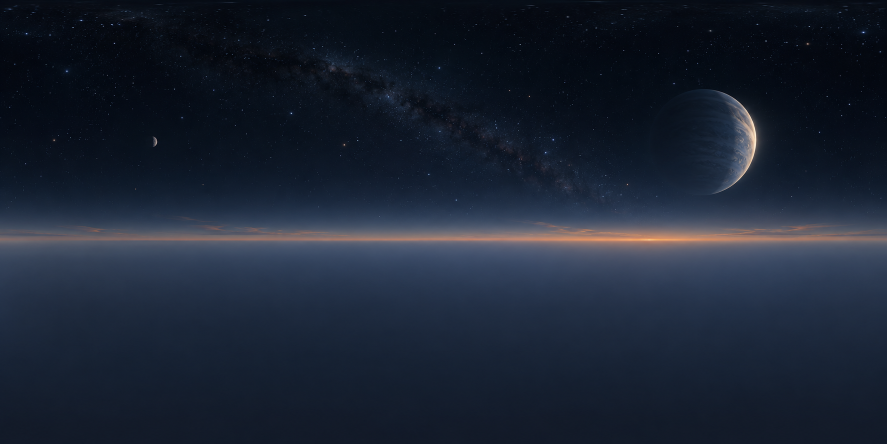
#> input picture Aegis Reach/Design/First Light/Sky/vesper-orbital-panorama.png, 1774 x 887 px (shown at 1/2 size)
$ python build_vesper_sky.py
#> lines starting #> are read from the running program, lines starting #| are printed output that depends on the picture
"""Project an original lat-long sky into MAX's native DDS cubemap format.

This is texture-format conversion, not a native game render. The source panorama
is retained unchanged. D3D face order: +X, -X, +Y, -Y, +Z, -Z. Longitude zero is
world +Z (north), increasing toward +X. No licensed sky textures are used.
"""
from pathlib import Path
import math
import struct
import numpy as np
from PIL import Image, ImageDraw

ROOT = Path(__file__).resolve().parent.parent
SOURCE = ROOT/'Aegis Reach/Design/First Light/Sky/vesper-orbital-panorama.png'
DEST = ROOT/'Aegis Reach/Files/skybank/vesper_orbital'
SIZE = 1024


def sample(source, x, y, z):
    """Bilinear periodic-longitude sampling with pixel-center coordinates."""
    h, w = source.shape[:2]
    norm = np.sqrt(x*x+y*y+z*z)
    u = (np.arctan2(x,z)/(2*np.pi)) % 1
    v = np.arccos(np.clip(y/norm,-1,1))/np.pi
    sx = u*w-.5
    sy = np.clip(v*h-.5,0,h-1)
    ix = np.floor(sx).astype(int); iy = np.floor(sy).astype(int)
    fx = (sx-ix)[...,None]; fy = (sy-iy)[...,None]
    a = source[iy,ix%w]*(1-fx)+source[iy,(ix+1)%w]*fx
    b = source[np.minimum(iy+1,h-1),ix%w]*(1-fx)+source[np.minimum(iy+1,h-1),(ix+1)%w]*fx
    return np.clip(a*(1-fy)+b*fy,0,255).astype('uint8')


def directions(face, size):
    q = (np.arange(size,dtype=np.float32)+.5)*2/size-1
    u,v = np.meshgrid(q,q); one = np.ones_like(u)
    return ((one,-v,-u),(-one,-v,u),(u,one,v),
            (u,-one,-v),(u,-v,one),(-u,-v,-one))[face]


def write_cube(path, faces):
    n = faces[0].width
    levels = int(math.log2(n))+1
    # Legacy RGBA8 DDS; all six faces, complete face-major mip chain.
    header = [124,0x2100F,n,n,n*4,0,levels]+[0]*11
    header += [32,0x41,0,32,0xff,0xff00,0xff0000,0xff000000]
    header += [0x401008,0xfe00,0,0,0]
    with path.open('wb') as f:
        f.write(b'DDS '+struct.pack('<31I',*header))
        for face in faces:
            for level in range(levels):
                edge = max(1,n>>level)
                mip = face if level==0 else face.resize((edge,edge),Image.Resampling.BOX)
                f.write(mip.convert('RGBA').tobytes())


def build():
    source = np.asarray(Image.open(SOURCE).convert('RGB'),dtype=np.float32)
    assert source.shape[1] == source.shape[0]*2, 'sky must cover the full sphere'
    faces = [Image.fromarray(sample(source,*directions(i,SIZE))) for i in range(6)]
#> in sample, `u = (np.arctan2(x,z)/(2*np.pi)) % 1`: x: shape (1024, 1024) float32; every value is 1
#> in sample, `iy = np.floor(sy).astype(int)`:
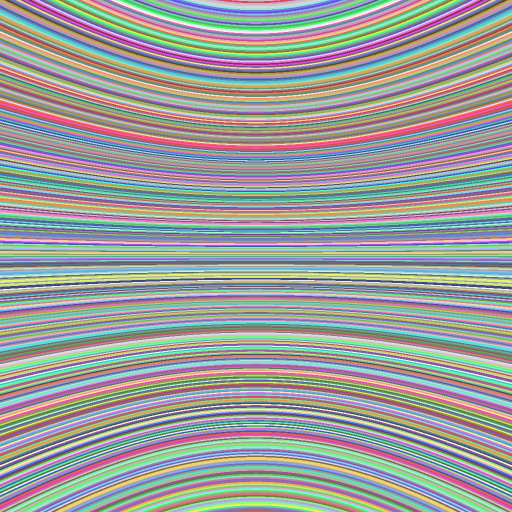
#> iy: shape (1024, 1024) int64 (shown at 1/2 size); 444 distinct labels, from 221 to 664; one colour per label, 0 black
#> in sample, `a = source[iy,ix%w]*(1-fx)+source[iy,(ix+1)%w]*fx`:
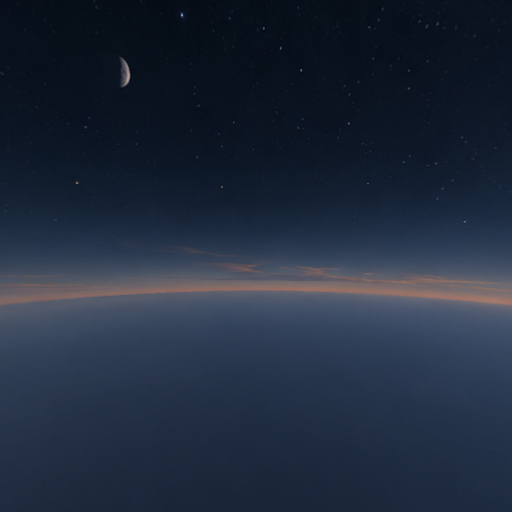
#> a: shape (1024, 1024, 3) float64 (shown at 1/2 size); mean R, G, B 32.9, 43.3, 60.5
#> in sample (call 2), `u = (np.arctan2(x,z)/(2*np.pi)) % 1`: x: shape (1024, 1024) float32; every value is -1
#> in sample (call 4), `sy = np.clip(v*h-.5,0,h-1)`:
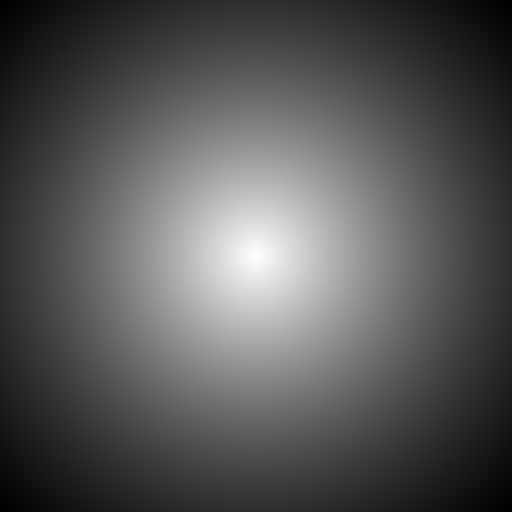
#> sy: shape (1024, 1024) float32 (shown at 1/2 size); min 616.9, max 886, mean 708.9; drawn with min black and max white
#> in sample (call 4), `fy = (sy - iy)[..., None]`:
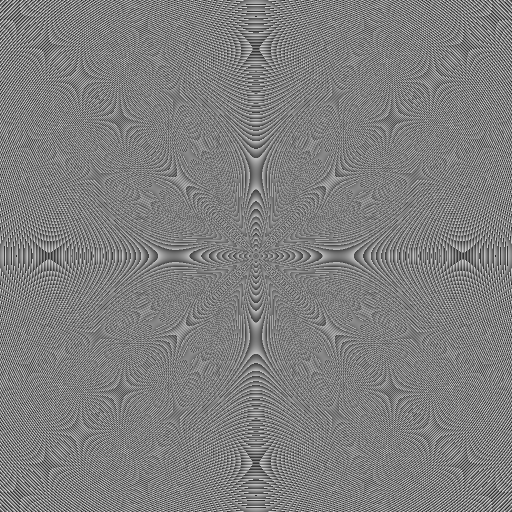
#> fy: shape (1024, 1024, 1) float64 (shown at 1/2 size); min 0, max 1, mean 0.5
#> in sample (call 4), `a = source[iy,ix%w]*(1-fx)+source[iy,(ix+1)%w]*fx`:
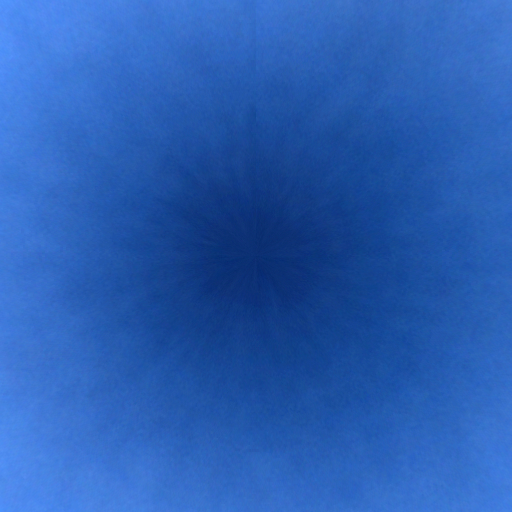
#> a: shape (1024, 1024, 3) float64 (shown at 1/2 size); mean R, G, B 24.9, 36, 54.1; drawn with min black and max white
#> in sample (call 4), `return np.clip(a*(1-fy)+b*fy,0,255).astype('uint8')`:
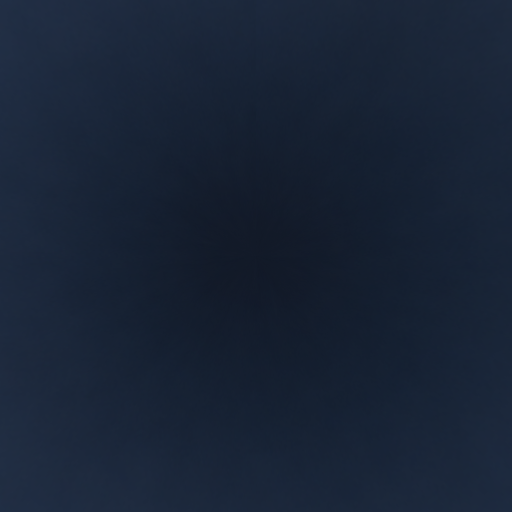
#> returned value: shape (1024, 1024, 3) (shown at 1/2 size); mean of channels 0, 1, 2 24.4, 35.5, 53.6; drawn as R, G, B
#> in sample (call 5), `u = (np.arctan2(x,z)/(2*np.pi)) % 1`:
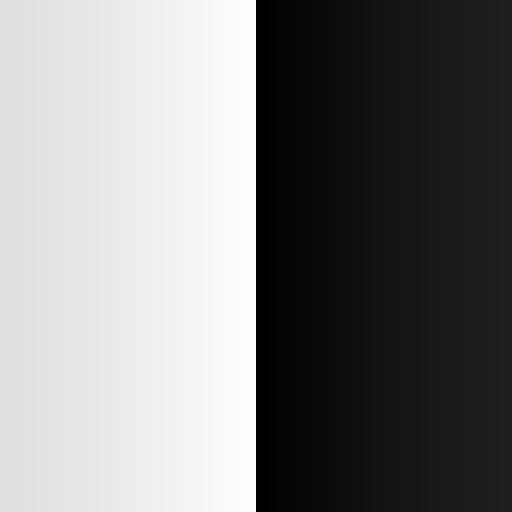
#> u: shape (1024, 1024) float32 (shown at 1/2 size); min 0.000155, max 1, mean 0.5
#> faces = 6 items
    DEST.mkdir(parents=True,exist_ok=True)
    write_cube(DEST/'vesper_orbital_cube.dds',faces)
#> the loop in write_cube, `for face in faces:` made 6 passes
    (DEST/'skyspec.txt').write_text('; Original Vesper orbital sky\nSunRotationX = 82\nSunRotationY = 280\nSunRotationZ = 0\n')
    # An asset picker thumbnail, not game evidence.
    source_im = Image.open(SOURCE).convert('RGB')
    source_im.resize((256,128),Image.Resampling.LANCZOS).save(DEST/'preview.bmp')
    # Perspective projection to check celestial shape and cube orientation offline.
    width,height = 1280,720
    u,v=np.meshgrid((np.arange(width)+.5-width/2)/(width/2),
                    (height/2-np.arange(height)-.5)/(width/2))
    x=u*np.tan(np.deg2rad(90/2));y=v*np.tan(np.deg2rad(90/2));z=np.ones_like(x)
    pitch=np.deg2rad(20);yy=y*np.cos(pitch)+z*np.sin(pitch);zz=z*np.cos(pitch)-y*np.sin(pitch)
    yaw=np.deg2rad(290);xx=x*np.cos(yaw)+zz*np.sin(yaw);zz2=zz*np.cos(yaw)-x*np.sin(yaw)
    preview=Image.fromarray(sample(source,xx,yy,zz2))
    d=ImageDraw.Draw(preview);d.rectangle((0,0,530,26),fill=(0,0,0))
    d.text((8,8),'SKY TEXTURE PROJECTION / NOT A NATIVE MAX SCREENSHOT',fill=(220,230,240))
    preview.save(SOURCE.parent/'projection-preview.png')
    print('VESPER SKY: six 1024px RGBA faces, 11 mip levels, original source retained')


if __name__=='__main__':
    build()
